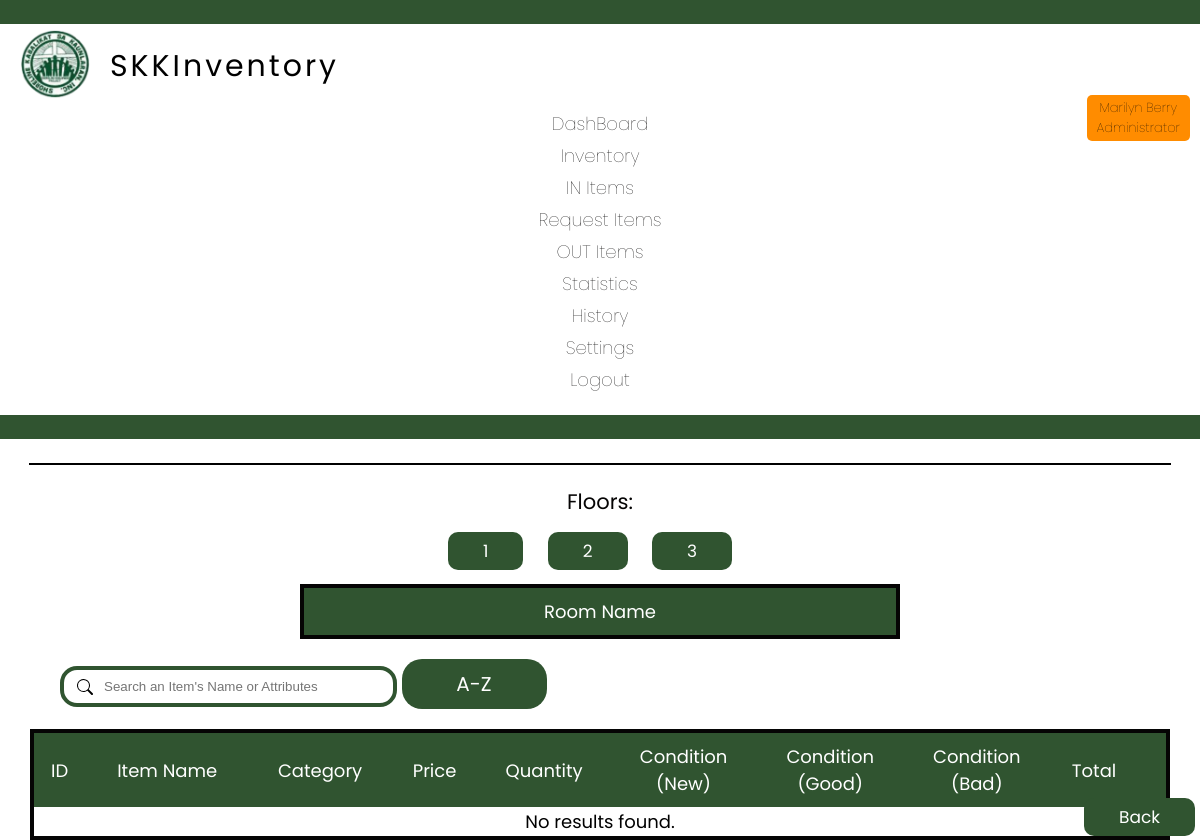
The app's page /room.php (signed in), older data.
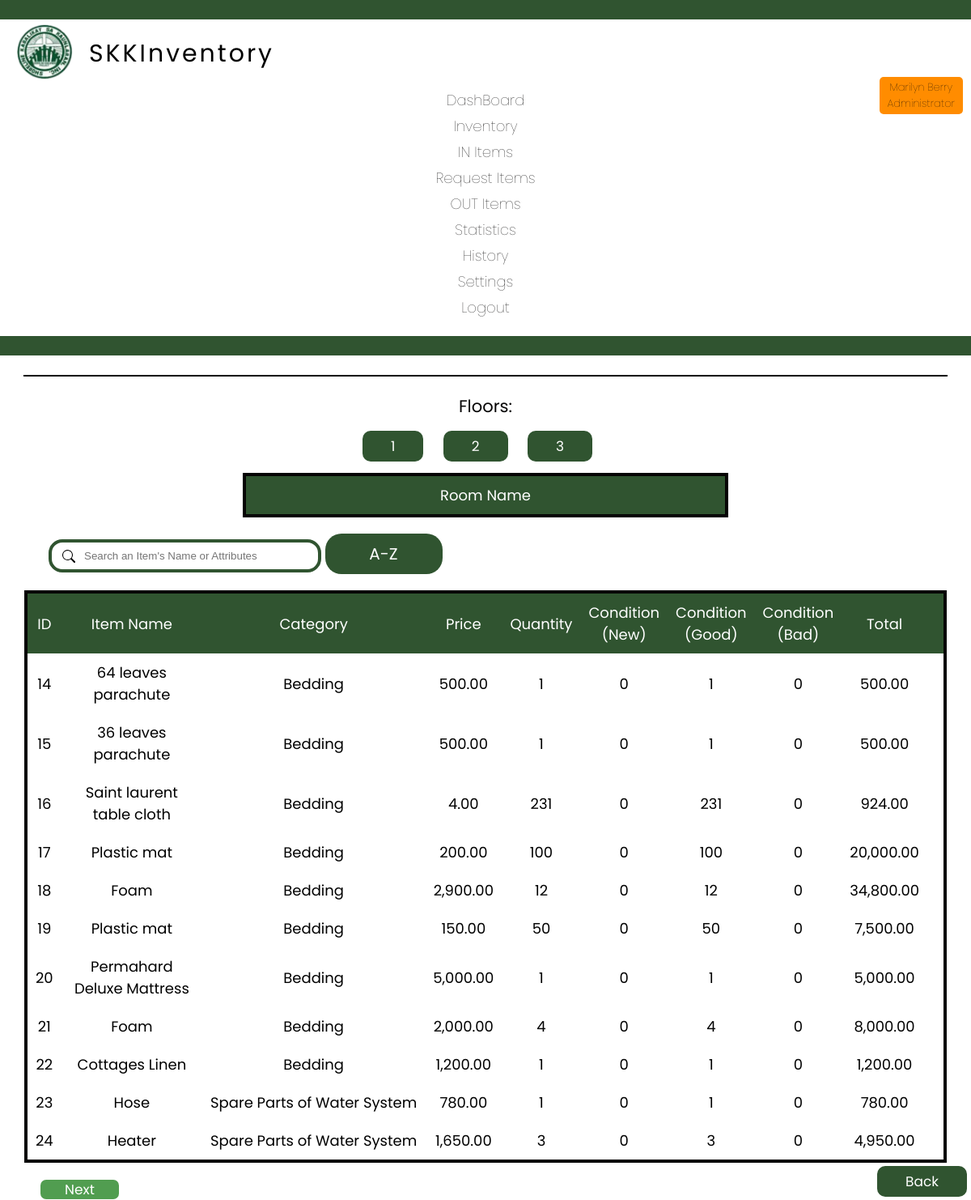
The same page, newer data.
### tables this page shows
CREATE TABLE `inventory` (
  `id` int(10) NOT NULL AUTO_INCREMENT,
  `product_name` varchar(100) NOT NULL,
  `category` varchar(30) NOT NULL,
  `price` int(20) NOT NULL,
  `unit` varchar(20) NOT NULL,
  `quantity` int(11) NOT NULL,
  `condition_new` int(10) NOT NULL,
  `condition_good` int(10) NOT NULL,
  `condition_bad` int(10) NOT NULL,
  `brand` varchar(50) NOT NULL,
  `color` varchar(20) NOT NULL,
  `size` varchar(20) NOT NULL,
  `shape` varchar(20) NOT NULL,
  `life` varchar(20) NOT NULL,
  `total` int(20) NOT NULL,
  `user` varchar(100) NOT NULL,
  `date` date NOT NULL,
  `building` int(20) NOT NULL,
  `floor` int(11) NOT NULL,
  `room` int(20) NOT NULL,
  `remarks` varchar(1000) NOT NULL,
  PRIMARY KEY (`id`)
);

### room.php (the view, shortened to what the changed rows need)
<?php
include 'connect.php';
$sql = "SELECT
            b.name AS building_name,
            GROUP_CONCAT(r.name ORDER BY r.name ASC SEPARATOR ', ') AS room_names
        FROM
            building b
        LEFT JOIN
            room r ON b.id = r.id_building
        WHERE
            b.id = ?
        GROUP BY
            b.id, b.name";
?>
<!DOCTYPE html>
<html lang="en">
<head>
    <link rel="stylesheet" type="text/css" href="css/inventory.css">
    <link rel="stylesheet" href="css/footer.css">
    <?php
    $username = $_SESSION['username'];
    if ($_SESSION['username']) {
        if ($username == 'superadmin1' || $username == 'superadmin2') {
            include 'header_superadmin.php';
        } else if ($username == 'admin') {
            include 'header_admin.php';
        } else {
            include 'header.php';
        }
    } else {
        header("Location: index.php");
    } ?>
</head>
<body>
    <hr class="dashhr">
    <h3 class="font edit">Floors:</h3>
    <div class="edit">
        <a class="back" style="text-decoration:none; margin-right:20px;" data-floor="1">1</a>
        <a class="back" style="text-decoration:none; margin-right:20px;" data-floor="2">2</a>
        <a class="back" style="text-decoration:none; margin-right:20px;" data-floor="3">3</a>
    </div>
    <table class="table2" border="1">
        <tr>
            <th>Room Name</th>
        </tr>
    </table>
    <table border="1">
        <tr>
            <th>ID</th>
            <th>Item Name</th>
            <th>Category</th>
            <th>Price</th>
            <th>Quantity</th>
            <th>Condition
                <br>(New)
            </th>
            <th>Condition
                <br>(Good)
            </th>
            <th>Condition
                <br>(Bad)
            </th>
            <th>Total</th>
            <th></th>
        </tr>
        <?php
        $building_id = isset($_GET['building_id']) ? $_GET['building_id'] : 0;
        $floor = isset($_GET['floor']) ? $_GET['floor'] : 0;
        $room = isset($_GET['room']) ? $_GET['room'] : 0;
        $search = isset($_GET['search']) ? $_GET['search'] : '';
        $recordsPerPage = 25;
        $page = isset($_GET['page1']) ? $_GET['page1'] : 1;
        $offset = ($page - 1) * $recordsPerPage;
        $searchTerms = explode(' ', $search);
        $searchConditions = array();
        foreach ($searchTerms as $term) {
            $term = mysqli_real_escape_string($conn, $term);
            $searchConditions[] = "(inventory.product_name LIKE '%$term%'
                           OR inventory.category LIKE '%$term%'
                           OR inventory.brand LIKE '%$term%'
                           OR inventory.color LIKE '%$term%'
                           OR inventory.size LIKE '%$term%'
                           OR inventory.shape LIKE '%$term%')";
        }
        $whereClause = implode(" AND ", $searchConditions) . " AND inventory.building = $building_id AND inventory.room = $room AND inventory.floor = $floor";
        $order = isset($_GET['order']) ? $_GET['order'] : 'ID';
        if ($order == 'ID') {
            $sql = "SELECT inventory.*, building.name AS building, room.name AS room,
       FORMAT(total, 2) AS 'Formatted Total',
       FORMAT(price, 2) AS 'Formatted Price',
       DATE_FORMAT(date, '%M %e, %Y') AS 'Formatted Date'
FROM inventory
LEFT JOIN building ON inventory.building = building.id
LEFT JOIN room ON inventory.room = room.id
WHERE $whereClause
ORDER BY inventory.id
LIMIT $recordsPerPage OFFSET $offset";
        }
        $countQuery = "SELECT COUNT(*) AS total FROM inventory";
        $countResult = $conn->query($countQuery);
        $totalRecords = $countResult->fetch_assoc()['total'];
        $totalPages = ceil($totalRecords / $recordsPerPage);
        $result = mysqli_query($conn, $sql);
        if ($result->num_rows > 0) {
            while ($row = $result->fetch_assoc()) {
                echo '<tr>';
                echo '<td style="padding: 10px;">' . $row['id'] . '</td>';
                echo '<td style="padding: 10px;">' . $row['product_name'] . '</td>';
                echo '<td style="padding: 10px; white-space: nowrap;">' . $row['category'] . '</td>';
                echo '<td style="padding: 10px;">' . $row['Formatted Price'] . '</td>';
                echo '<td style="padding: 10px;">' . $row['quantity'] . '</td>';
                echo '<td style="padding: 10px;">' . $row['condition_new'] . '</td>';
                echo '<td style="padding: 10px;">' . $row['condition_good'] . '</td>';
                echo '<td style="padding: 10px;">' . $row['condition_bad'] . '</td>';
                echo '<td style="padding: 10px;">' . $row['Formatted Total'] . '</td>';
                echo '</tr>';
            }
        } else {
            echo '<tr><td colspan="11">No results found.</td></tr>';
        }
        echo '<div class="search-form">';
        echo '</div>';
        ?>
    </table>
    <?php
    $nextPage = $page + 1;
    $hasMoreRecords = $nextPage <= $totalPages;
    if ($hasMoreRecords) {
        echo '<a style="text-decoration:none; margin-left:50px" class="button2" href="?building_id=' . $building_id . '&floor=' . $floor . '&room=' . $room . '&page1=' . $nextPage . '&page=' . $page . '">Next</a>';
    }
    ?>
    <div class="backpos">
        <footer>
        </footer>
</body>
</html>

Row changes from the older to the newer data that the page shows:
added inventory: id "14", product_name "64 leaves parachute", category "Bedding", Formatted "500.00", quantity "1", condition_new "0", condition_good "1", condition_bad "0"
added inventory: id "15", product_name "36 leaves parachute", category "Bedding", Formatted "500.00", quantity "1", condition_new "0", condition_good "1", condition_bad "0"
added inventory: id "16", product_name "Saint laurent table cloth", category "Bedding", Formatted "4.00", quantity "231", condition_new "0", condition_good "231", condition_bad "0", Formatted "924.00"
added inventory: id "17", product_name "Plastic mat", category "Bedding", Formatted "200.00", quantity "100", condition_new "0", condition_good "100", condition_bad "0", Formatted "20,000.00"
added inventory: id "18", product_name "Foam", category "Bedding", Formatted "2,900.00", quantity "12", condition_new "0", condition_good "12", condition_bad "0", Formatted "34,800.00"
added inventory: id "19", product_name "Plastic mat", category "Bedding", Formatted "150.00", quantity "50", condition_new "0", condition_good "50", condition_bad "0", Formatted "7,500.00"
added inventory: id "20", product_name "Permahard Deluxe Mattress", category "Bedding", Formatted "5,000.00", quantity "1", condition_new "0", condition_good "1", condition_bad "0"
added inventory: id "21", product_name "Foam", category "Bedding", Formatted "2,000.00", quantity "4", condition_new "0", condition_good "4", condition_bad "0", Formatted "8,000.00"
added inventory: id "22", product_name "Cottages Linen", category "Bedding", Formatted "1,200.00", quantity "1", condition_new "0", condition_good "1", condition_bad "0"
added inventory: id "23", product_name "Hose", category "Spare Parts of Water System", Formatted "780.00", quantity "1", condition_new "0", condition_good "1", condition_bad "0"
added inventory: id "24", product_name "Heater", category "Spare Parts of Water System", Formatted "1,650.00", quantity "3", condition_new "0", condition_good "3", condition_bad "0", Formatted "4,950.00"
Text that changed along with them:
text no longer shown: "No results found."
text now shown: "Next"
